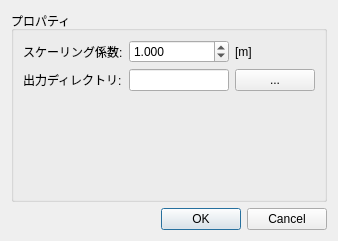
<?xml version="1.0" encoding="UTF-8"?>
<ui version="4.0">
 <class>ExportDialog</class>
 <widget class="QDialog" name="ExportDialog">
  <property name="geometry">
   <rect>
    <x>0</x>
    <y>0</y>
    <width>338</width>
    <height>241</height>
   </rect>
  </property>
  <property name="windowTitle">
   <string>Dialog</string>
  </property>
  <layout class="QGridLayout" name="gridLayout">
   <item row="0" column="0" rowspan="2">
    <widget class="QGroupBox" name="groupBox_2">
     <property name="title">
      <string>プロパティ</string>
     </property>
     <layout class="QGridLayout" name="gridLayout_2">
      <item row="0" column="0">
       <widget class="QLabel" name="label_4">
        <property name="text">
         <string>スケーリング係数:</string>
        </property>
       </widget>
      </item>
      <item row="0" column="1">
       <widget class="QDoubleSpinBox" name="Scale">
        <property name="decimals">
         <number>3</number>
        </property>
        <property name="maximum">
         <double>1000000.000000000000000</double>
        </property>
        <property name="singleStep">
         <double>1.000000000000000</double>
        </property>
        <property name="value">
         <double>1.000000000000000</double>
        </property>
       </widget>
      </item>
      <item row="3" column="0" colspan="3">
       <spacer name="verticalSpacer">
        <property name="orientation">
         <enum>Qt::Vertical</enum>
        </property>
        <property name="sizeHint" stdset="0">
         <size>
          <width>20</width>
          <height>40</height>
         </size>
        </property>
       </spacer>
      </item>
      <item row="1" column="2">
       <widget class="QPushButton" name="ChangeDirectory">
        <property name="text">
         <string>...</string>
        </property>
       </widget>
      </item>
      <item row="1" column="0">
       <widget class="QLabel" name="label_3">
        <property name="text">
         <string>出力ディレクトリ:</string>
        </property>
       </widget>
      </item>
      <item row="0" column="2">
       <widget class="QLabel" name="label_5">
        <property name="text">
         <string>[m]</string>
        </property>
       </widget>
      </item>
      <item row="1" column="1">
       <widget class="QLineEdit" name="ExportPath">
        <property name="frame">
         <bool>true</bool>
        </property>
        <property name="readOnly">
         <bool>false</bool>
        </property>
       </widget>
      </item>
     </layout>
    </widget>
   </item>
   <item row="2" column="0">
    <widget class="QDialogButtonBox" name="buttonBox">
     <property name="orientation">
      <enum>Qt::Horizontal</enum>
     </property>
     <property name="standardButtons">
      <set>QDialogButtonBox::Cancel|QDialogButtonBox::Ok</set>
     </property>
    </widget>
   </item>
  </layout>
 </widget>
 <resources/>
 <connections>
  <connection>
   <sender>buttonBox</sender>
   <signal>rejected()</signal>
   <receiver>ExportDialog</receiver>
   <slot>reject()</slot>
   <hints>
    <hint type="sourcelabel">
     <x>173</x>
     <y>171</y>
    </hint>
    <hint type="destinationlabel">
     <x>260</x>
     <y>144</y>
    </hint>
   </hints>
  </connection>
  <connection>
   <sender>buttonBox</sender>
   <signal>accepted()</signal>
   <receiver>ExportDialog</receiver>
   <slot>AcceptDialog()</slot>
   <hints>
    <hint type="sourcelabel">
     <x>134</x>
     <y>186</y>
    </hint>
    <hint type="destinationlabel">
     <x>219</x>
     <y>114</y>
    </hint>
   </hints>
  </connection>
  <connection>
   <sender>ChangeDirectory</sender>
   <signal>clicked()</signal>
   <receiver>ExportDialog</receiver>
   <slot>ChangeDirctory()</slot>
   <hints>
    <hint type="sourcelabel">
     <x>258</x>
     <y>86</y>
    </hint>
    <hint type="destinationlabel">
     <x>295</x>
     <y>87</y>
    </hint>
   </hints>
  </connection>
 </connections>
 <slots>
  <slot>AcceptDialog()</slot>
  <slot>ChangeDirctory()</slot>
 </slots>
</ui>
